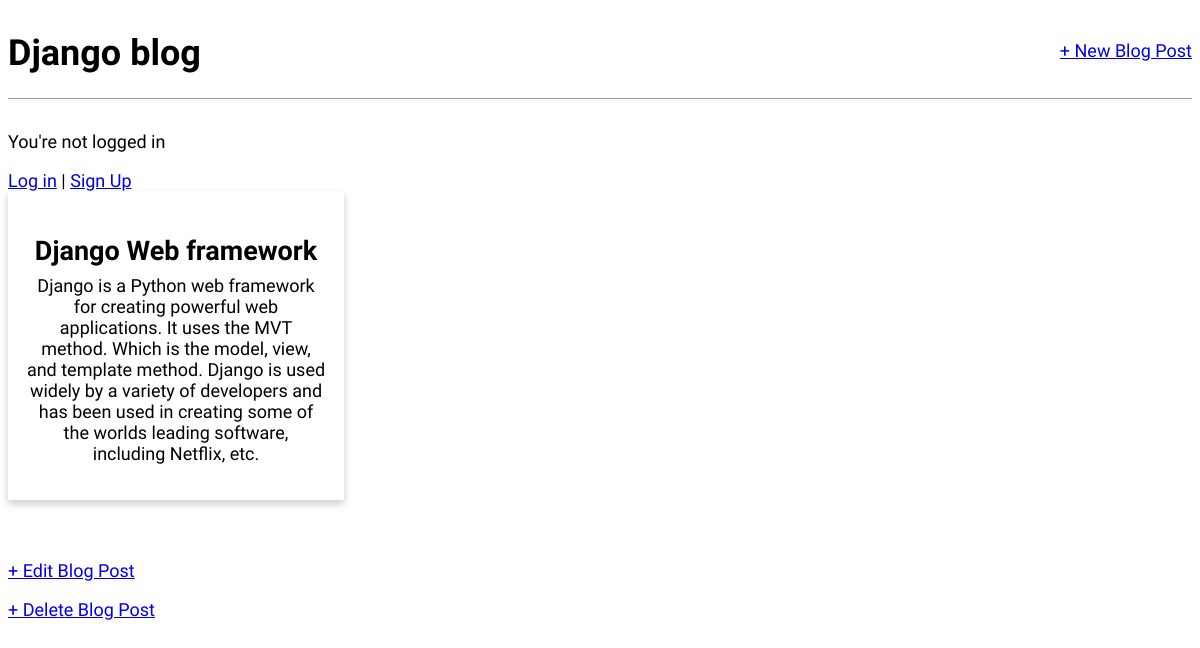
The app's page /post/1/ with its own data.
### blog/models.py (models this page shows, shortened)
class Post(models.Model):
    title = models.CharField(max_length=200)
    author = models.ForeignKey("auth.User", on_delete=models.CASCADE)
    body = models.TextField()

### blog/views.py (the view)
# urls.py: path("post/<int:pk>/",BlogDetailView.as_view(),name="post_detail"),
class BlogDetailView(DetailView):
    model = Post
    template_name = "post_detail.html"

### templates/post_detail.html
{% extends 'base.html' %}
{% block content%}
    <div class="post-entry">
        <h2> {{ post.title }} </h2>
        <p> {{ post.body }} </p>
    </div>
    <br><br>
    <p><a href="{% url 'post_edit' post.pk %}">+ Edit Blog Post</a></p>
    <p><a href="{% url 'post_delete' post.pk %}">+ Delete Blog Post</a></p>
{% endblock %}

### static/css/base.css (style rules this page uses)
body { font-family: 'Source Sans Pro', sans-serif; font-size: 18px; }
.post-entry { padding:2em 1em; width: 300px; box-shadow: 0 4px 8px 0 rgba(0,0,0,0.2); text-align: center; }
.post-entry h2 { margin: 0.5rem 0; }
.post-entry p { margin: 0; font-weight: 400; }

### records on screen
Post: title "Django Web framework", body "Django is a Python web framework for creating powerful web applications. It uses the MVT method. Which is the model, view, and template method. Django is used widely by a variety of developers and has been used in creating some of the worlds leading software, including Netflix, etc."
